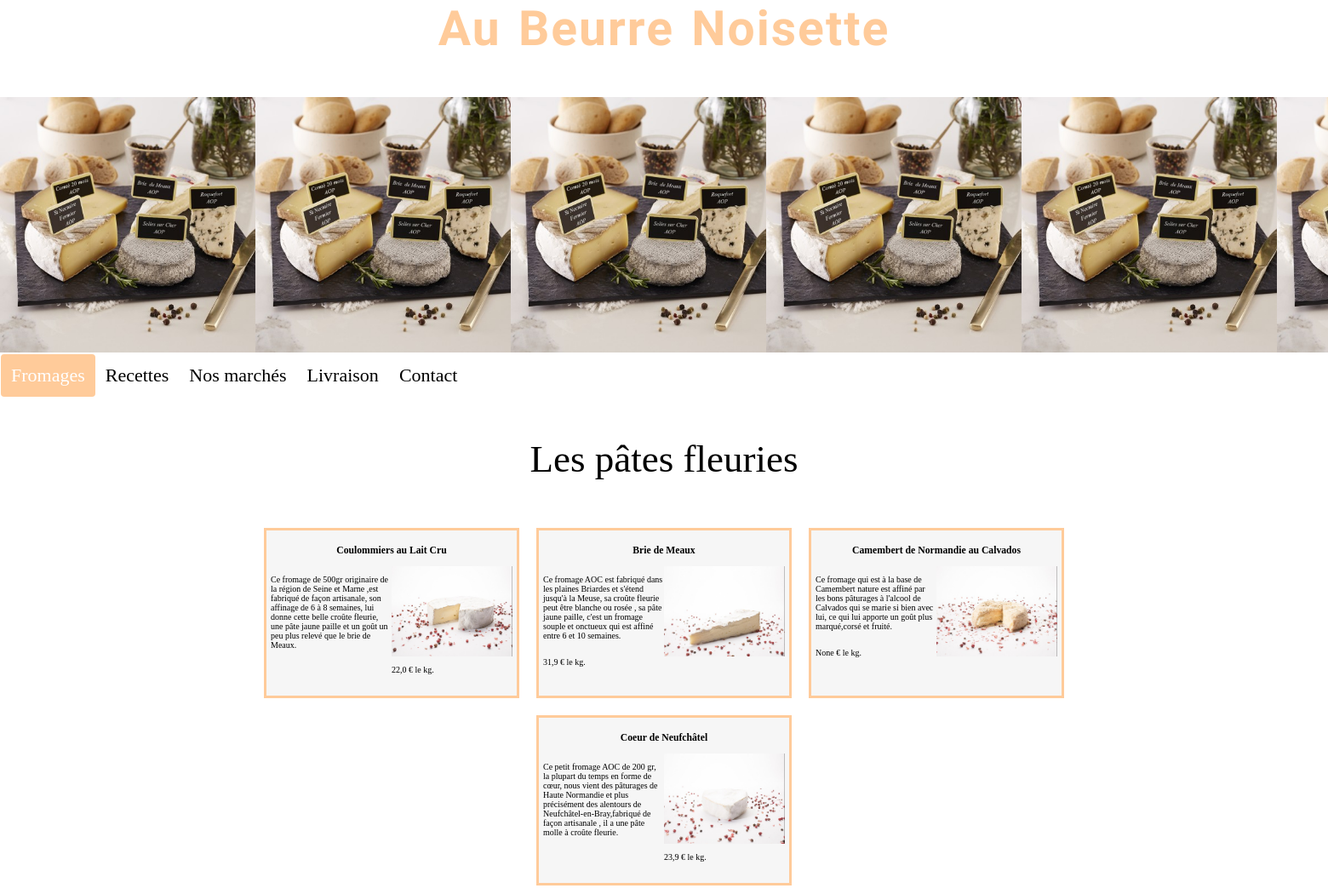
The page /patefleurie/ on the database its author committed.
### cheese/models.py (models this page shows, shortened)
class Fromage(models.Model):
    PATEMOLLES = "PMO"
    PATEPRESSESCUITES = "PPC"
    PATEFLEURIES = "PFL"
    FROMAGEDECHEVRES = "FCH"
    FROMAGEDEBREBIS = "FBR"
    PATEPERSILLEES = "PPE"
    TRIPLECREMES = "TCR"
    PATEFORTES = "PFO"
    COMPOSITION = [
        (PATEMOLLES, "patemolles"),
        (PATEPRESSESCUITES, "patepresseescuites"),
        (PATEFLEURIES, "patefleuries"),
        (FROMAGEDECHEVRES, "fromagedechevres"),
        (FROMAGEDEBREBIS, "fromagedebrebis"),
        (PATEPERSILLEES, "patepersillees"),
        (TRIPLECREMES, "triplecremes"),
        (PATEFORTES, "patefortes"),
    ]
    name = models.CharField(max_length=150)
    slug = models.SlugField(max_length=150, unique=True, blank=True)
    origin = models.CharField(max_length=100, blank=True, verbose_name="origine")
    category = models.CharField(max_length=100, blank=True, choices=COMPOSITION, verbose_name="categories")
    description = models.TextField(blank=True)
    composition = models.CharField(max_length=100, blank=True)
    stock = models.BooleanField(default=False)
    thumbnail = models.ImageField(upload_to="Fromages", blank=True, null=True)
    price = models.FloatField(blank=True, null=True, verbose_name="prix")
    class Meta:
        verbose_name = "Les fromage"

### cheese/views.py (the view)
# urls.py: path('patefleurie/', views.patefleurie, name='patefleurie'),
def patefleurie(request):
    fromages = Fromage.objects.filter(category="PFL")
    return render(request, 'cheese/patefleurie.html', context={'fromages': fromages})

### cheese/templates/cheese/patefleurie.html (shortened to what this page needs)
{% extends 'base.html' %}
{% load static %}
{% block content %}
<section class="section-flex">
            <p class="info-section" style="text-align:center; font-size: 45px;">Les pâtes fleuries</p>
    <div class="content">
                {% for fromage in fromages %}
            <div class="item">
            <li class="btn">
                <a href="{% url 'detail' fromage.slug %}"><h3>{{ fromage.name }} </h3></a>
            </li>
            <p>{{ fromage.description }}.</p>
            <img src="{{ fromage.thumbnail.url }}" alt="{{ fromage.name }}" style="max-width: 200px;">
            <p>{{ fromage.price }} € le kg.</p>
        </div>
    {% endfor %}
{% endblock %}

### cheese/static/cheese/style.css (style rules this page uses)
* { box-sizing: border-box; }
body { background-color: white; margin:0; }
.item li.btn { list-style-type: none; text-decoration: none; color: black; }
.item li.btn a { text-decoration: none; color: black; transition-duration: 6s; cursor: pointer; }
.content { display: flex; justify-content: center; flex-wrap: wrap; width: 80%; max-width: 1100px; margin: 15px auto 0; overflow: scroll; }
.item { width: 300px; height: 200px; margin: 10px; overflow: hidden; flex-shrink: 0; font-size: 10px; float: top; border: 3px solid #ffcb9a; padding: 5px; background-color: #F6F6F6; }
.item img { width: 50%; height: auto; float: right; }
.item p { width: 50%; height: auto; float: left; }
.item a { text-align: center; text-decoration: none; }

### rows shown on the page
Fromage: name "Coulommiers au Lait Cru", description "Ce fromage de 500gr originaire de la région de Seine et Marne ,est fabriqué de façon artisanale, son affinage de 6 à 8 semaines, lui donne cette belle croûte fleurie, une pâte jaune paille et un goût un peu plus relevé que le brie de Meaux", thumbnail (picture), price "22,0"
Fromage: name "Brie de Meaux", description "Ce fromage AOC est fabriqué dans les plaines Briardes et s'étend jusqu'à la Meuse, sa croûte fleurie peut être blanche ou rosée , sa pâte jaune paille, c'est un fromage souple et onctueux qui est affiné entre 6 et 10 semaines", thumbnail (picture), price "31,9"
Fromage: name "Camembert de Normandie au Calvados", description "Ce fromage qui est à la base de Camembert nature est affiné par les bons pâturages à l'alcool de Calvados qui se marie si bien avec lui, ce qui lui apporte un goût plus marqué,corsé et fruité", thumbnail (picture), price "None"
Fromage: name "Coeur de Neufchâtel", description "Ce petit fromage AOC de 200 gr, la plupart du temps en forme de cœur, nous vient des pâturages de Haute Normandie et plus précisément des alentours de Neufchâtel-en-Bray,fabriqué de façon artisanale , il a une pâte molle à croûte fleurie", thumbnail (picture), price "23,9"
